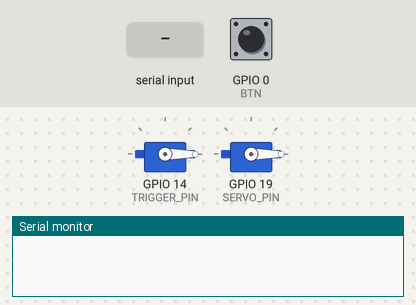
Simulated run of this sketch. Board: ESP32. Parts: 2 × servo, the last lines printed to the serial monitor. The test bench sets the inputs (shaded band); at power-on: GPIO 0 (BTN) HIGH.

Above: at 1.2 s.
1.3 s: "1" received over the second serial link
4.3 s: GPIO 0 (BTN) pulled LOW for 3.2 s
At 10.2 s:
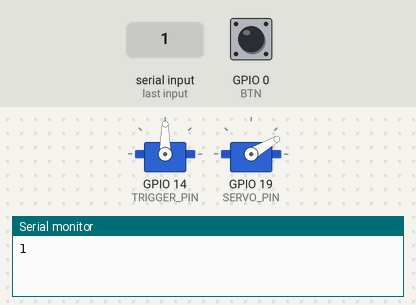
10.5 s: GPIO 0 (BTN) pulled LOW for 0.15 s
At 11.6 s:
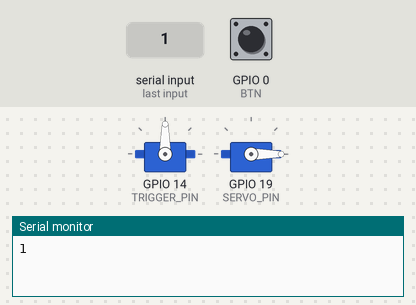
13.6 s: GPIO 0 (BTN) pulled LOW for 1 s
Timing chart, 0 to 18.6 s (numbered marks = the images above; inputs shaded):
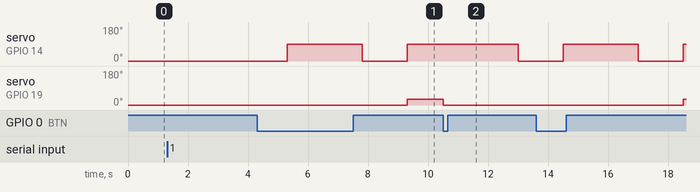

The sketch:

NerfCode.ino
```cpp
#include <ESP32Servo.h>
#include <HardwareSerial.h>

#define SERVO_PIN 19 // GPIO19 for rev servo
#define TRIGGER_PIN 14 //GPIO14 for trigger servo
#define BTN 0
#define REV_START 30
#define REV_END 0
#define TRIGGER_START 90
#define TRIGGER_END 0

// FC:A6:A7:68

HardwareSerial SerialPort(2);


Servo rev;
Servo trigger;
bool moved = false;
char number;
int pos = 0;

void setup() {
  Serial.begin(115200);
  SerialPort.begin(15200, SERIAL_8N1, 16, 17);
  pinMode(BTN, INPUT);
  trigger.write(0);
  trigger.attach(TRIGGER_PIN);
  rev.write(REV_END);
  rev.attach(SERVO_PIN);  // attaches the servo on ESP32 pin
}

// Push the rev trigger, wait for the motors to wind up, then pull the firing trigger
// Timing ends up releasing both servos / triggers around the same time
void fire() {
  rev.write(REV_END);
  delay(2500);
  pushTrigger();
  rev.write(REV_START);
}

void pushTrigger() {
  trigger.write(TRIGGER_END);
  delay(1500);
  trigger.write(TRIGGER_START);
}

void pushRev() {
  rev.write(REV_END);
  delay(2500);
  rev.write(REV_START);
}

void loop() {
  //Wait for a '1' to be received via UART from the game ESP, and call fire() when received
  if (SerialPort.available() > 0) {
    number = SerialPort.read();
    Serial.println(number);
    if (number == '1') {
      fire();
    }
  }
  //able to manually trigger with the BOOT button if desired, used for testing
  if(digitalRead(BTN) == LOW) {
    fire();
  }

}
```

Measured:
- after the input at 4.3 s, servo on GPIO 19 (SERVO_PIN): 0° → 30° after 5.0 s instead of 1.0 s
- after the input at 10.5 s, servo on GPIO 14 (TRIGGER_PIN): 90° → 0° after 2.5 s; servo on GPIO 19 (SERVO_PIN): 30° → 0° at once
- after the input at 13.6 s, servo on GPIO 19 (SERVO_PIN): 0° → 30° after 4.9 s instead of 0.90 s
